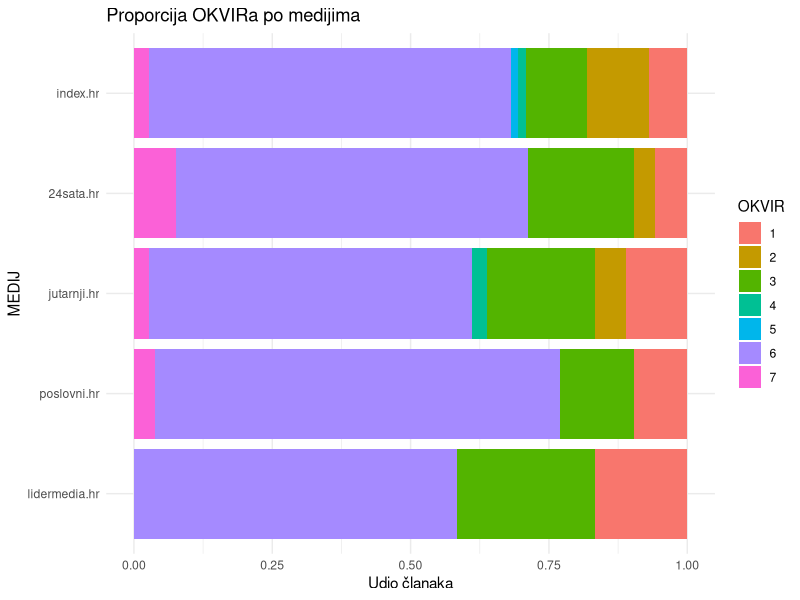
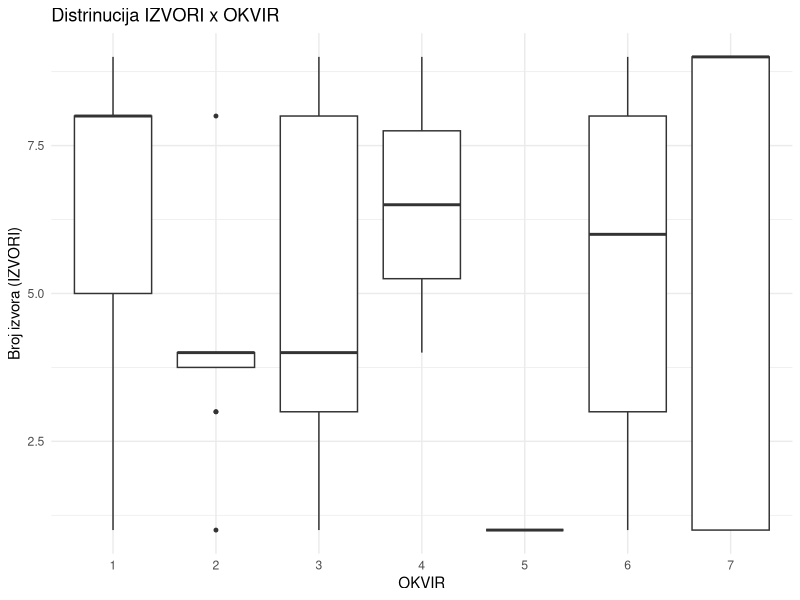
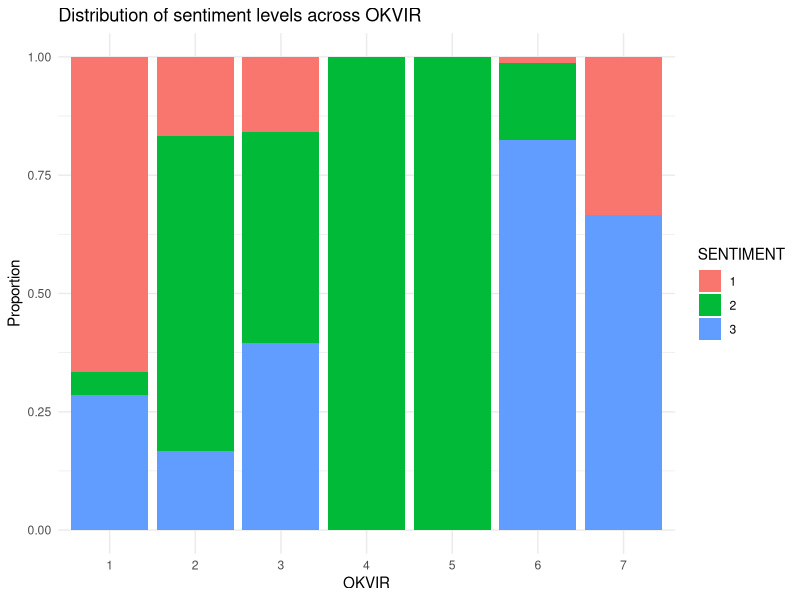
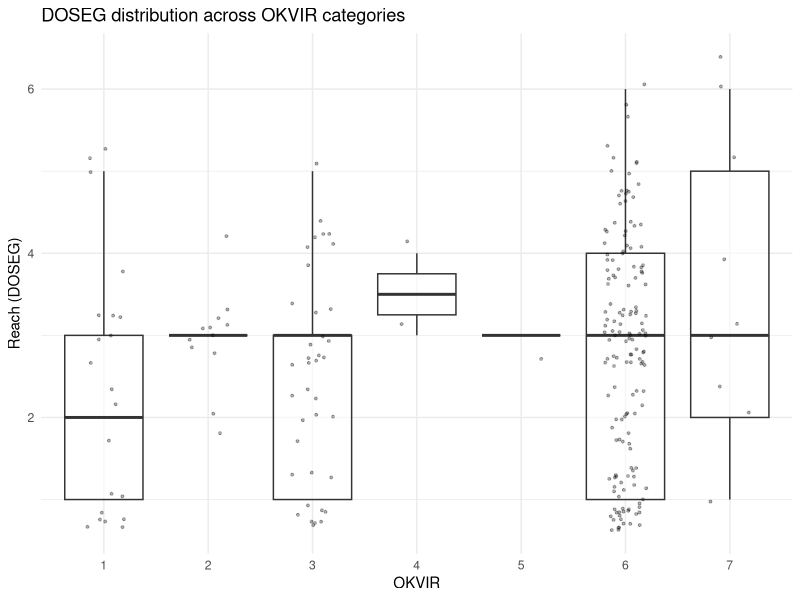
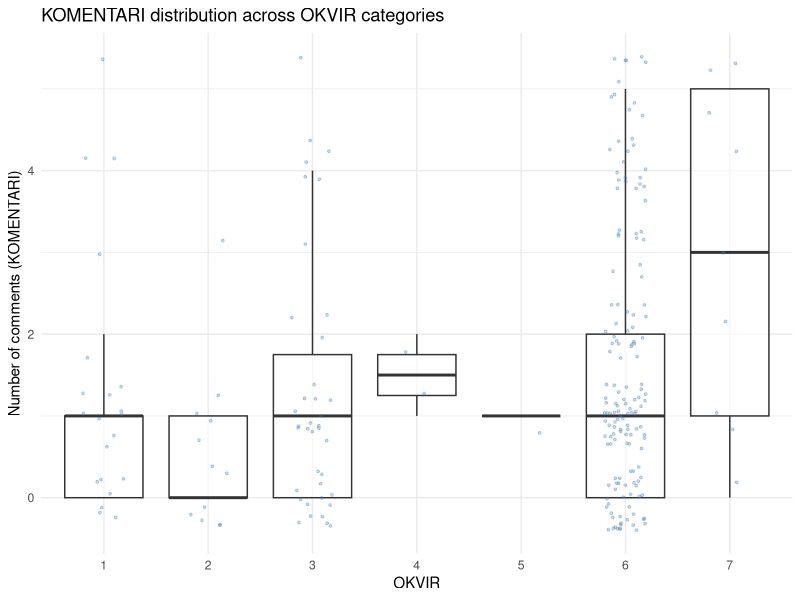

The R source for these figures, in order:
## ---- chunk 1
knitr::opts_chunk$set(echo = TRUE)



## ---- chunk 2
library(ggplot2)
library(dplyr)
library(readr)
library(readxl)
library(tidyr)
library(data.table)
library(openxlsx)
library(tidyverse)
library(lubridate)
library(hms)

## ---- chunk 3
data <- read_excel("./dta.xlsx", sheet = 1, col_names = TRUE)

## ---- chunk 4
names(data)
## ---- chunk 5
summary(data)
## ---- chunk 6
# Assume your data frame is named `df`. If not, replace `df` everywhere below
# Convert DATE to Date class, TIME to hms, extract HOUR, and ensure OKVIR is a factor
df <- data %>%
  mutate(
    # Parse DATE and TIME
    DATE  = as.Date(DATE),
    TIME  = as_hms(TIME),
    
    # Extract hour
    HOUR  = hour(TIME),
    
    # Convert OKVIR to factor
    OKVIR = factor(OKVIR),
    
    # Extract month name (full name) as an ordered factor (Jan → December)
    MONTH = month(DATE, label = TRUE, abbr = FALSE),
    
    # Rename FROM_SITE → MEDIJ
    MEDIJ = FROM_SITE
  )
## ---- chunk 7

df %>% 
  count(MEDIJ, OKVIR) %>% 
  pivot_wider(names_from = OKVIR, values_from = n, values_fill = 0) 




## ---- chunk 8
df %>%
  count(MEDIJ, OKVIR) %>%
  group_by(MEDIJ) %>%
  mutate(prop = n / sum(n)) %>%
  ungroup() %>%
  ggplot(aes(x = fct_reorder(MEDIJ, -prop), y = prop, fill = OKVIR)) +
  geom_col(position = "stack") +
  coord_flip() +
  labs(
    x = "MEDIJ",
    y = "Udio članaka",
    fill = "OKVIR",
    title = "Proporcija OKVIRa po medijima"
  ) +
  theme_minimal()
## ---- chunk 9
tbl <- table(df$MEDIJ, df$OKVIR)
chisq_res <- chisq.test(tbl)
chisq_res
## ---- chunk 10
df %>%
  group_by(OKVIR,MONTH) %>%
  summarize(
    n=n(),
    
  ) 





## ---- chunk 11
# 3a) Summary statistics of IZVORI by OKVIR
df %>%
  group_by(OKVIR) %>%
  summarize(
    #calculate mode for IZVORI
    mode_izvori = as.character(names(sort(table(IZVORI), decreasing = TRUE)[1])),
    
  ) 

## ---- chunk 12
# 3b) Boxplot: IZVORI distribution by OKVIR
ggplot(df, aes(x = OKVIR, y = IZVORI)) +
  geom_boxplot(outlier.size = 1) +
  labs(
    x = "OKVIR",
    y = "Broj izvora (IZVORI)",
    title = "Distrinucija IZVORI x OKVIR"
  ) +
  theme_minimal()


## ---- chunk 13
# 3c) Kruskal-Wallis: IZVORI ~ OKVIR
kruskal.test(IZVORI ~ OKVIR, data = df)

## ---- chunk 14
# 4a) Count of SENTIMENT × OKVIR
df %>%
  count(OKVIR, SENTIMENT) %>%
  pivot_wider(names_from = SENTIMENT, values_from = n, values_fill = 0) 
## ---- chunk 15
# 4b) Proportional bar chart: SENTIMENT within each OKVIR
df %>%
  count(OKVIR, SENTIMENT) %>%
  group_by(OKVIR) %>%
  mutate(prop = n / sum(n)) %>%
  ungroup() %>%
  ggplot(aes(x = OKVIR, y = prop, fill = factor(SENTIMENT))) +
  geom_col(position = "stack") +
  labs(
    x = "OKVIR",
    y = "Proportion",
    fill = "SENTIMENT",
    title = "Distribution of sentiment levels across OKVIR"
  ) +
  theme_minimal()


## ---- chunk 16
# 4c) If SENTIMENT is treated numerically, compare medians by OKVIR:
kruskal.test(SENTIMENT ~ OKVIR, data = df)

## ---- chunk 17
# 5a) Summary stats of DOSEG by OKVIR
df %>%
  group_by(OKVIR) %>%
  summarize(
    n = n(),
    mean_reach = mean(DOSEG, na.rm = TRUE),
    median_reach = median(DOSEG, na.rm = TRUE),
    IQR_reach = IQR(DOSEG, na.rm = TRUE)
  ) 


## ---- chunk 18
# 5b) Boxplot (plus jitter) of DOSEG by OKVIR
ggplot(df, aes(x = OKVIR, y = DOSEG)) +
  geom_boxplot(outlier.shape = NA, alpha = 0.6) +
  geom_jitter(width = 0.2, alpha = 0.3, size = 0.7) +
  labs(
    x = "OKVIR",
    y = "Reach (DOSEG)",
    title = "DOSEG distribution across OKVIR categories"
  ) +
  theme_minimal()
## ---- chunk 19
# 5c) Kruskal-Wallis test for DOSEG ~ OKVIR
kruskal.test(DOSEG ~ OKVIR, data = df)
## ---- chunk 20
# 6a) Summary stats of KOMENTARI by OKVIR
df %>%
  group_by(OKVIR) %>%
  summarize(
    n = n(),
    mean_comments = mean(KOMENTARI, na.rm = TRUE),
    median_comments = median(KOMENTARI, na.rm = TRUE),
    IQR_comments = IQR(KOMENTARI, na.rm = TRUE)
  ) 

## ---- chunk 21
# 6b) Boxplot (plus jitter) of KOMENTARI by OKVIR
ggplot(df, aes(x = OKVIR, y = KOMENTARI)) +
  geom_boxplot(outlier.shape = NA, alpha = 0.6) +
  geom_jitter(width = 0.2, alpha = 0.3, size = 0.7, color = "steelblue") +
  labs(
    x = "OKVIR",
    y = "Number of comments (KOMENTARI)",
    title = "KOMENTARI distribution across OKVIR categories"
  ) +
  theme_minimal()
## ---- chunk 22
# 6c) Kruskal-Wallis test: KOMENTARI ~ OKVIR
kruskal.test(KOMENTARI ~ OKVIR, data = df)
